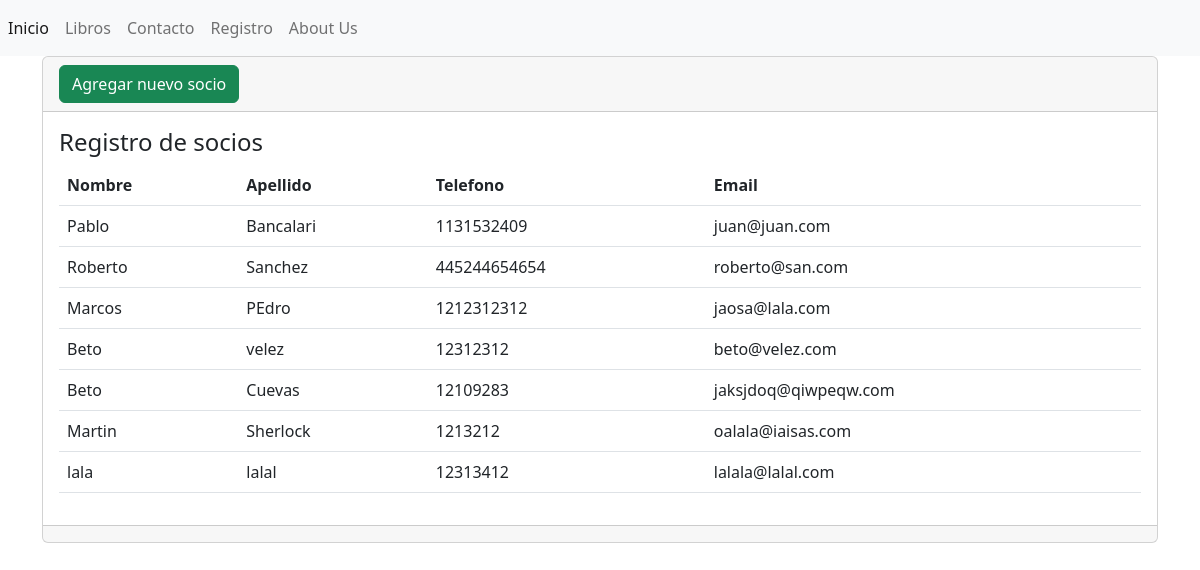
Page /registro/ on the committed database.
### AppIntermedio/models.py (models this page shows, shortened)
class Registro(models.Model):
    nombre = models.CharField(max_length=100, verbose_name='NOMBRE')
    apellido = models.CharField(max_length=100, verbose_name='APELLIDO')
    telefono = models.IntegerField(verbose_name='TELEFONO DE CONTACTO')
    email = models.EmailField(verbose_name="E-MAIL")

### AppIntermedio/views.py (the view)
# urls.py: path('registro/', registro, name='registro'),
def registro(request):
    registro = Registro.objects.all()
    return render(request,"registro/registro.html", {'registro': registro})

### AppIntermedio/templates/Registro/registro.html (shortened to what this page needs)
{% extends "base.html" %}
{% block contenido %}
<div class="card">
    <div class="card-header">
        <a name="" id="" class="btn btn-success" href="{% url 'crearsocio' %}" role="button">Agregar nuevo socio</a>
    </div>
    <div class="card-body">
        <h4 class="card-title">Registro de socios</h4>
        <table class="table">
            <thead>
                <tr>
                    <th>Nombre</th>
                    <th>Apellido</th>
                    <th>Telefono</th>
                    <th>Email</th>
                </tr>
            </thead>
            <tbody>
                {% for registro in registro %}
                <tr>
                    <td> {{ registro.nombre }} </td>
                    <td> {{ registro.apellido }} </td>
                    <td> {{ registro.telefono }} </td>
                    <td> {{ registro.email }} </td>
                </tr>
                {% endfor %}
            </tbody>
        </table>
    </div>
    <div class="card-footer text-muted">
    </div>
</div>
{% endblock %}

### rows in the picture
Registro: nombre "Pablo", apellido "Bancalari", telefono "1131532409", email "juan@juan.com"
Registro: nombre "Roberto", apellido "Sanchez", telefono "445244654654", email "roberto@san.com"
Registro: nombre "Marcos", apellido "PEdro", telefono "1212312312", email "jaosa@lala.com"
Registro: nombre "Beto", apellido "velez", telefono "12312312", email "beto@velez.com"
Registro: nombre "Beto", apellido "Cuevas", telefono "12109283", email "jaksjdoq@qiwpeqw.com"
Registro: nombre "Martin", apellido "Sherlock", telefono "1213212", email "oalala@iaisas.com"
Registro: nombre "lala", apellido "lalal", telefono "12313412", email "lalala@lalal.com"
